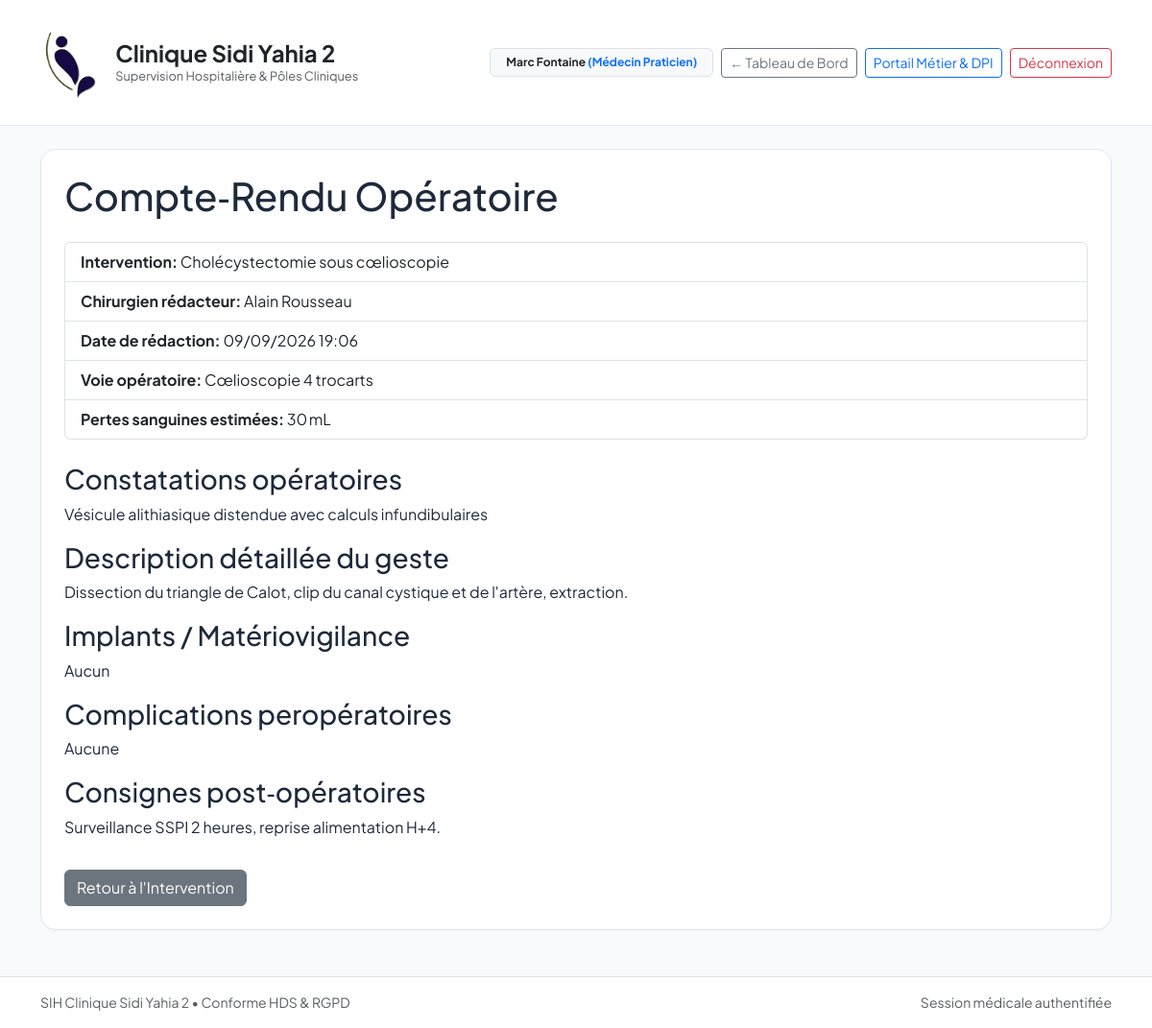
The app's page /chirurgie/report/1/ (signed in) with its own data.
### apps/core/models.py (models this page shows, shortened)
class CustomUser(AbstractUser):
    role = models.CharField(
        max_length=30,
        choices=UserRole.choices,
        default=UserRole.MEDECIN,
        verbose_name="Rôle hospitalier",
    )
    department = models.ForeignKey(
        Department,
        on_delete=models.PROTECT,
        null=True,
        blank=True,
        related_name="staff_members",
        verbose_name="Département d'affectation",
    )
    license_number = models.CharField(
        max_length=30,
        blank=True,
        verbose_name="Numéro RPPS / ADELI",
        help_text="Identifiant national des professionnels de santé",
    )
    phone_number = models.CharField(
        max_length=20,
        blank=True,
        verbose_name="Numéro de téléphone d'urgence / Bip",
    )
    class Meta:
        verbose_name = "Personnel Médical / Utilisateur"
        verbose_name_plural = "Personnel Médical / Utilisateurs"

### apps/chirurgie/models.py (models this page shows, shortened)
class OperativeReport(AuditableModel):
    intervention = models.OneToOneField(
        SurgicalIntervention,
        on_delete=models.CASCADE,
        related_name="operative_report",
        verbose_name="Intervention chirurgicale",
    )
    author_surgeon = models.ForeignKey(
        CustomUser,
        on_delete=models.PROTECT,
        related_name="written_operative_reports",
        verbose_name="Chirurgien rédacteur",
    )
    report_date = models.DateTimeField(default=timezone.now, verbose_name="Date et heure de rédaction")
    surgical_approach = models.CharField(
        max_length=150,
        verbose_name="Voie d'abord chirurgicale",
        help_text="Ex: Laparoscopie / Cœlioscopie, Laparotomie médiane, Endoscopie, etc.",
    )
    findings = models.TextField(verbose_name="Constatations opératoires")
    procedure_description = models.TextField(verbose_name="Description détaillée du geste chirurgical")
    estimated_blood_loss_ml = models.PositiveIntegerField(
        default=0, verbose_name="Pertes sanguines estimées (mL)"
    )
    implanted_devices_lot_numbers = models.TextField(
        blank=True,
        verbose_name="Matériovigilance : Numéros de lots des prothèses / implants",
        help_text="Traçabilité réglementaire HDS des dispositifs médicaux implantables.",
    )
    intraoperative_complications = models.TextField(
        blank=True, verbose_name="Incidents / Complications peropératoires"
    )
    postoperative_instructions = models.TextField(
        verbose_name="Consignes de surveillance et de réhabilitation précoce (SSPI)"
    )
    class Meta:
        verbose_name = "Compte-Rendu Opératoire (CRO)"
        verbose_name_plural = "Comptes-Rendus Opératoires (CRO)"

class SurgicalIntervention(AuditableModel):
    patient = models.ForeignKey(
        Patient,
        on_delete=models.CASCADE,
        related_name="surgical_interventions",
        verbose_name="Patient (DPI)",
    )
    operating_room = models.ForeignKey(
        OperatingRoom,
        on_delete=models.PROTECT,
        related_name="interventions",
        verbose_name="Salle d'opération",
    )
    lead_surgeon = models.ForeignKey(
        CustomUser,
        on_delete=models.PROTECT,
        limit_choices_to={"role__in": [UserRole.CHIRURGIEN, UserRole.MEDECIN]},
        related_name="lead_surgeries",
        verbose_name="Chirurgien principal",
    )
    anesthesiologist = models.ForeignKey(
        CustomUser,
        on_delete=models.PROTECT,
        null=True,
        blank=True,
        limit_choices_to={"role__in": [UserRole.MEDECIN, UserRole.CHIRURGIEN]},
        related_name="anesthesia_surgeries",
        verbose_name="Médecin Anesthésiste-Réanimateur (MAR)",
    )
    scheduled_start = models.DateTimeField(verbose_name="Début d'intervention prévu")
    scheduled_end = models.DateTimeField(verbose_name="Fin d'intervention prévue")
    procedure_name = models.CharField(max_length=255, verbose_name="Intitulé de l'acte chirurgical")
    surgical_indication = models.TextField(verbose_name="Indication opératoire")
    priority = models.CharField(
        max_length=25,
        choices=SurgicalPriority.choices,
        default=SurgicalPriority.PROGRAMMEE,
        verbose_name="Niveau d'urgence",
    )
    status = models.CharField(
        max_length=20,
        choices=InterventionStatus.choices,
        default=InterventionStatus.PLANIFIEE,
        verbose_name="Statut opératoire",
    )
    class Meta:
        verbose_name = "Intervention Chirurgicale"
        verbose_name_plural = "Interventions Chirurgicales"
        ordering = ["scheduled_start"]

### apps/chirurgie/views.py (the view)
# urls.py: path("report/<int:pk>/", views.ReportDetailView.as_view(), name="report_detail"),
class ReportDetailView(LoginRequiredMixin, RoleRequiredMixin, DetailView):
    model = OperativeReport
    template_name = "chirurgie/report_detail.html"
    context_object_name = "report"

### apps/chirurgie/views.py (called while the page is built)
def user_has_chirurgien_or_medecin(user):
    return user.is_authenticated and (
        user.is_superuser or user.role in [UserRole.ADMIN, UserRole.CHIRURGIEN, UserRole.MEDECIN, UserRole.INFIRMIER]
    )

    def test_func(self):
        return user_has_chirurgien_or_medecin(self.request.user)

### apps/core/context_processors.py (called while the page is built)
def clinic_branding(request: HttpRequest) -> Dict[str, str]:
    return {
        "CLINIC_LOGO_DATA_URI": get_clinic_logo_data_uri(),
    }

### templates/chirurgie/report_detail.html (shortened to what this page needs)
{% extends 'base.html' %}
{% load static %}
{% block content %}
<h1 class="mb-4">Compte‑Rendu Opératoire</h1>
<ul class="list-group mb-4">
  <li class="list-group-item"><strong>Intervention:</strong> {{ report.intervention.procedure_name }}</li>
  <li class="list-group-item"><strong>Chirurgien rédacteur:</strong> {{ report.author_surgeon.get_full_name }}</li>
  <li class="list-group-item"><strong>Date de rédaction:</strong> {{ report.report_date|date:"d/m/Y H:i" }}</li>
  <li class="list-group-item"><strong>Voie opératoire:</strong> {{ report.surgical_approach }}</li>
  <li class="list-group-item"><strong>Pertes sanguines estimées:</strong> {{ report.estimated_blood_loss_ml }} mL</li>
</ul>
<h3>Constatations opératoires</h3>
<p>{{ report.findings }}</p>
<h3>Description détaillée du geste</h3>
<p>{{ report.procedure_description }}</p>
<h3>Implants / Matériovigilance</h3>
<p>{{ report.embedded_devices_lot_numbers|default:"Aucun" }}</p>
<h3>Complications peropératoires</h3>
<p>{{ report.intraoperative_complications|default:"Aucune" }}</p>
<h3>Consignes post‑opératoires</h3>
<p>{{ report.postoperative_instructions }}</p>
<a href="{% url 'chirurgie:intervention_detail' report.intervention.pk %}" class="btn btn-secondary mt-3">Retour à l'Intervention</a>
{% endblock %}

### templates/base.html (shortened to what this page needs)
<!DOCTYPE html>
<html lang="fr">
<head>
    <link href="https://cdn.jsdelivr.net/npm/bootstrap@5.3.3/dist/css/bootstrap.min.css" rel="stylesheet">
</head>
<body class="d-flex flex-column min-vh-100">
    <nav class="navbar navbar-expand-lg sih-navbar py-3 mb-4">
        <div class="container">
            <a class="navbar-brand fw-bold text-dark d-flex align-items-center gap-3" href="{% url 'home_dashboard' %}">
                <img src="{{ CLINIC_LOGO_DATA_URI|default:'/static/images/logo_clinique.png' }}"
                    alt="Logo Clinique Sidi Yahia 2" style="height: 88px; width: auto; object-fit: contain;">
                <div>
                    <div class="fs-4 fw-bold lh-sm">Clinique Sidi Yahia 2</div>
                    <div class="text-muted fw-normal" style="font-size: 0.8rem;">Supervision Hospitalière &amp; Pôles
                        Cliniques</div>
                </div>
            </a>
            <div class="d-flex align-items-center gap-2 ms-auto flex-wrap">
                {% if request.user.is_authenticated %}
                <span class="badge bg-light text-dark border px-3 py-2">
                    {{ request.user.get_full_name|default:request.user.username }}
                    <span class="text-primary fw-bold">({{ request.user.get_role_display }})</span>
                </span>
                {% endif %}
                <a href="{% url 'home_dashboard' %}" class="btn btn-sm btn-outline-secondary">
                    &larr; Tableau de Bord
                </a>
                <a href="/admin/" class="btn btn-sm btn-outline-primary">
                    Portail Métier &amp; DPI
                </a>
                <a href="{% url 'logout' %}" class="btn btn-sm btn-outline-danger">
                    Déconnexion
                </a>
            </div>
        </div>
    </nav>
    <main class="container mb-5 flex-grow-1">
        <div class="sih-card p-4">
            {% block content %}{% endblock %}
        </div>
    </main>
    <footer class="bg-white border-top py-3 mt-auto">
        <div class="container d-flex justify-content-between text-muted small">
            <span>SIH Clinique Sidi Yahia 2 &bull; Conforme HDS &amp; RGPD</span>
            <span>Session médicale authentifiée</span>
        </div>
    </footer>
</body>
</html>

### templates/base.html (style rules this page uses)
body { font-family: 'Plus Jakarta Sans', sans-serif; background-color: #f8fafc; color: #1e293b; }
.sih-navbar { background: #ffffff; border-bottom: 1px solid #e2e8f0; }
.sih-card { background: #ffffff; border: 1px solid #e2e8f0; border-radius: 1rem; box-shadow: 0 1px 2px 0 rgba(0, 0, 0, 0.04); }

### records on screen
CustomUser: user.get_full_name "Marc Fontaine", user.role "Médecin Praticien"
OperativeReport: intervention.procedure_name "Cholécystectomie sous cœlioscopie", author_surgeon.get_full_name "Alain Rousseau", report_date "09/09/2026 19:06", surgical_approach "Cœlioscopie 4 trocarts", estimated_blood_loss_ml "30", findings "Vésicule alithiasique distendue avec calculs infundibulaires", procedure_description "Dissection du triangle de Calot, clip du canal cystique et de l'artère, extraction.", intraoperative_complications "Aucune", postoperative_instructions "Surveillance SSPI 2 heures, reprise alimentation H+4."

### other values on screen
{{ report.embedded_devices_lot_numbers|default:"Aucun" }} "Aucun"
